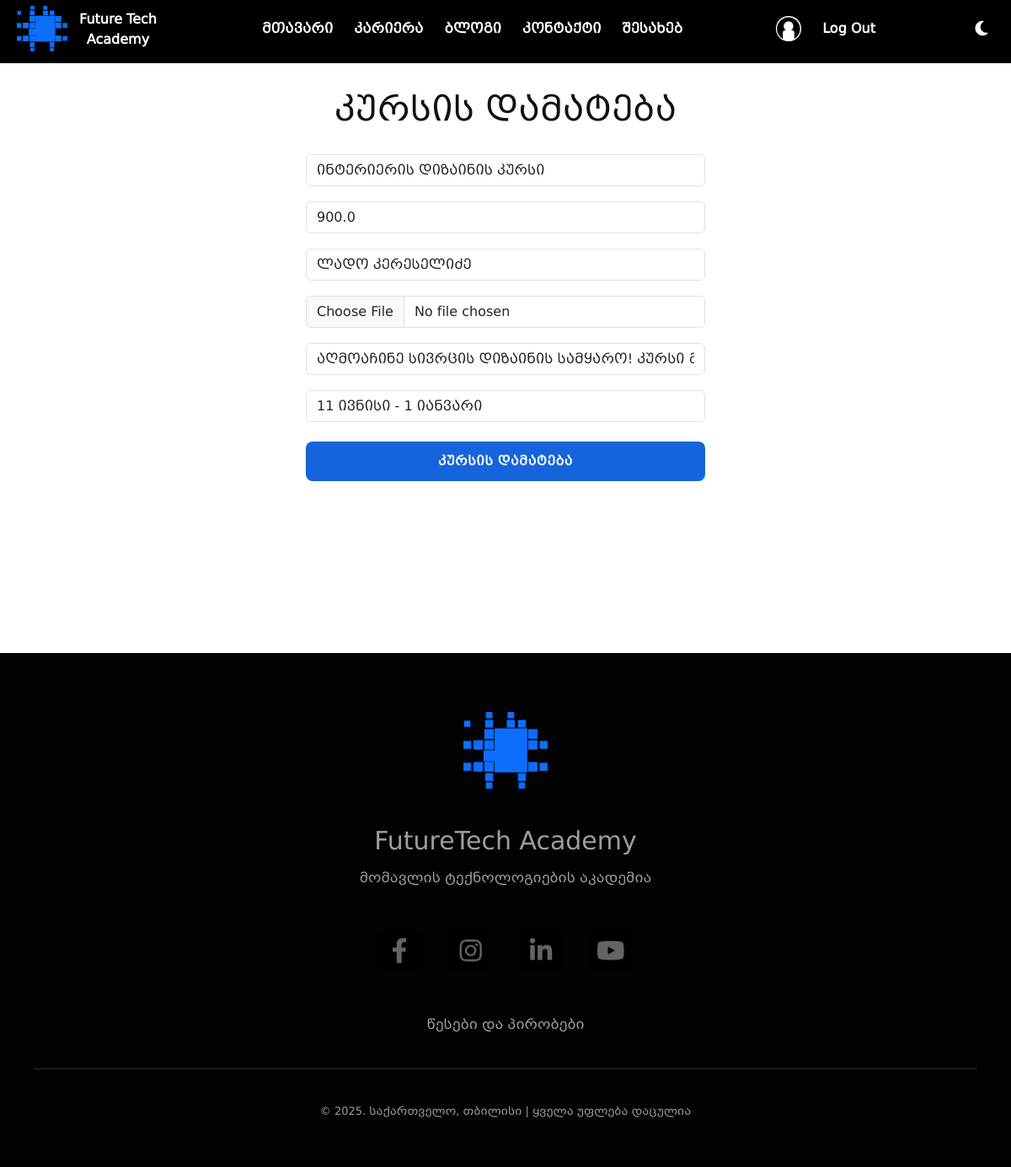
/edit_course/4 (signed in), run on an earlier commit of the app's database.
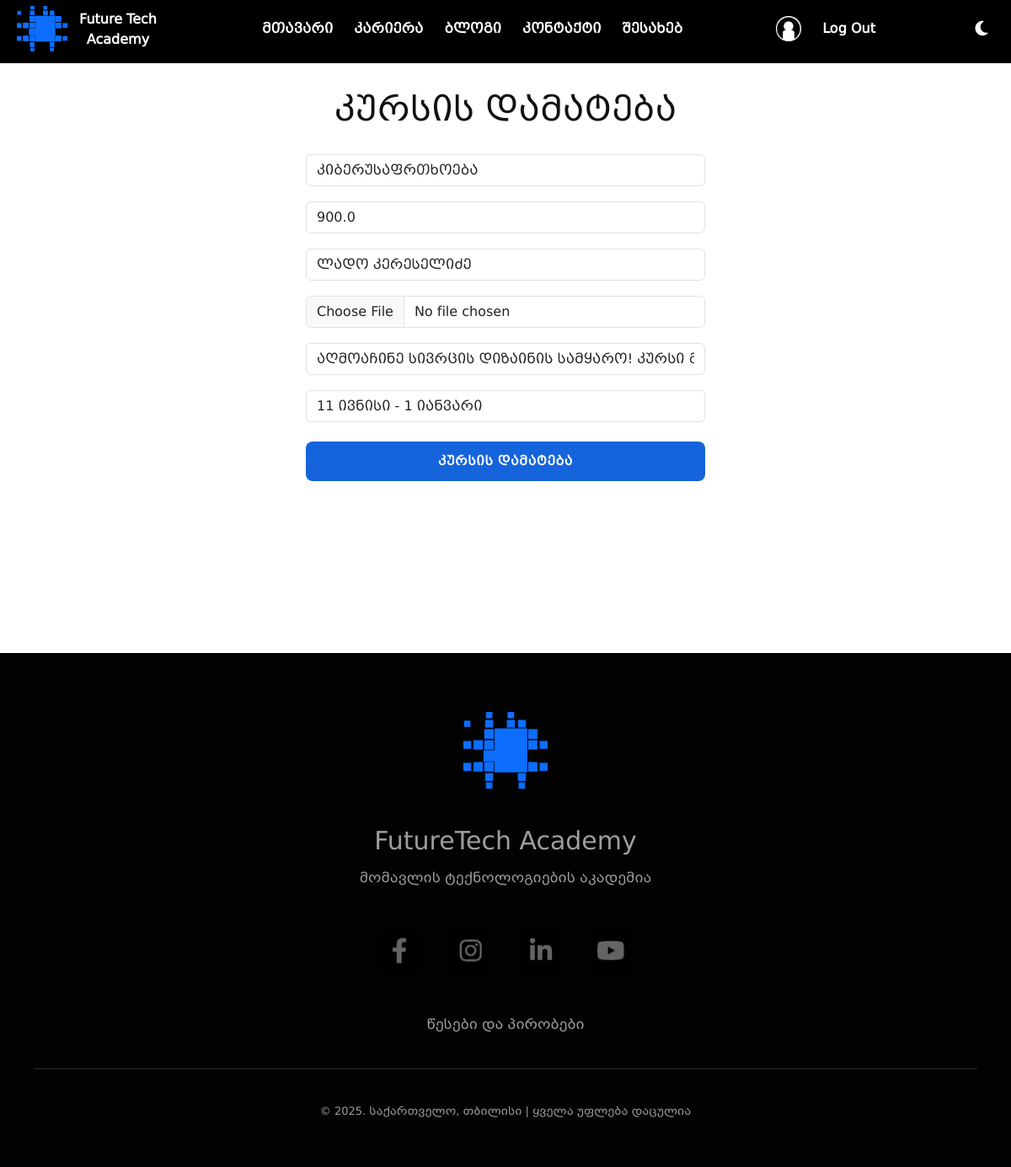
And on a later commit of the database.
### src/models/course.py (models this page shows, shortened)
class Course(BaseModel):
    __tablename__ = "courses"
    id = db.Column(db.Integer, primary_key=True)
    name = db.Column(db.String(100))
    price = db.Column(db.Float)
    prof = db.Column(db.String(100))
    img = db.Column(db.String(300))
    description = db.Column(db.String(1000))
    date = db.Column(db.String(50))
    user_courses = db.relationship("UserCourse", back_populates="course")

### src/views/course/routes.py (the view, shortened to what this page needs)
@course_blueprint.route("/edit_course/<int:id>", methods=["GET", "POST"])
@admin_required
def edit_course(id):
    course = Course.query.get(id)
    form = CourseForm(name=course.name, price=course.price, prof=course.prof, description=course.description, date=course.date)
    return render_template("course/add_course.html", form=form)

### src/views/course/forms.py
class CourseForm(FlaskForm):
    name = StringField("კურსის სახელი")
    price = FloatField("კურსის ფასი")
    prof = StringField("პროფესორის სახელი")
    img = FileField("პროფესორის ფოტო", validators=[FileSize(1024 * 1024), FileAllowed(["jpg", "png", "jpeg"])])
    date = StringField("კურსის ჩატარების თარიღი")
    description = StringField("კურსის აღწერა")
    submit = SubmitField("კურსის დამატება")

### src/__init__.py (called while the page is built)
def register_extensions(app):
    db.init_app(app)
    migrate.init_app(app, db)
    login_manager.init_app(app)
    login_manager.login_view = 'auth.login'
    @login_manager.user_loader
    def load_user(_id):
        return User.query.get(_id)
    admin.init_app(app)
    admin.add_view(UserView(User, db.session))
    admin.add_view(CourseView(Course, db.session))
    admin.add_view(UserCourseView(UserCourse, db.session))
    admin.add_link(MenuLink("To Site", url="/", icon_type="fa", icon_value="fa-sign-out"))

### src/models/user.py (called while the page is built)
    def is_admin(self):
        return self.role == "Admin"

### src/templates/course/add_course.html (shortened to what this page needs)
{% extends "partials/base.html" %}
{% block content %}
<div class="header-div" style="display: block; background-color: black;"></div>
<div class="container registration-container">
    <h1>კურსის დამატება</h1>
    <form class="row" method="post" enctype="multipart/form-data">
        {{ form.name(placeholder=form.name.label.text, class="form-control") }}
        {{ form.price(placeholder=form.price.label.text, class="form-control") }}
        {{ form.prof(placeholder=form.prof.label.text, class="form-control") }}
        {{ form.img(class="form-control", accept=".jpg, .png, jpeg") }}
        {{ form.description(placeholder=form.description.label.text, class="form-control") }}
        {{ form.date(placeholder=form.date.label.text, class="form-control") }}
        {{ form.submit(class="registration-btn") }}
    </form>
</div>
{% endblock %}

What changed in the data, as far as the page shows it:
changed Course "ლადო კერესელიძე": name "ინტერიერის დიზაინის კურსი" → "კიბერუსაფრთხოება"
